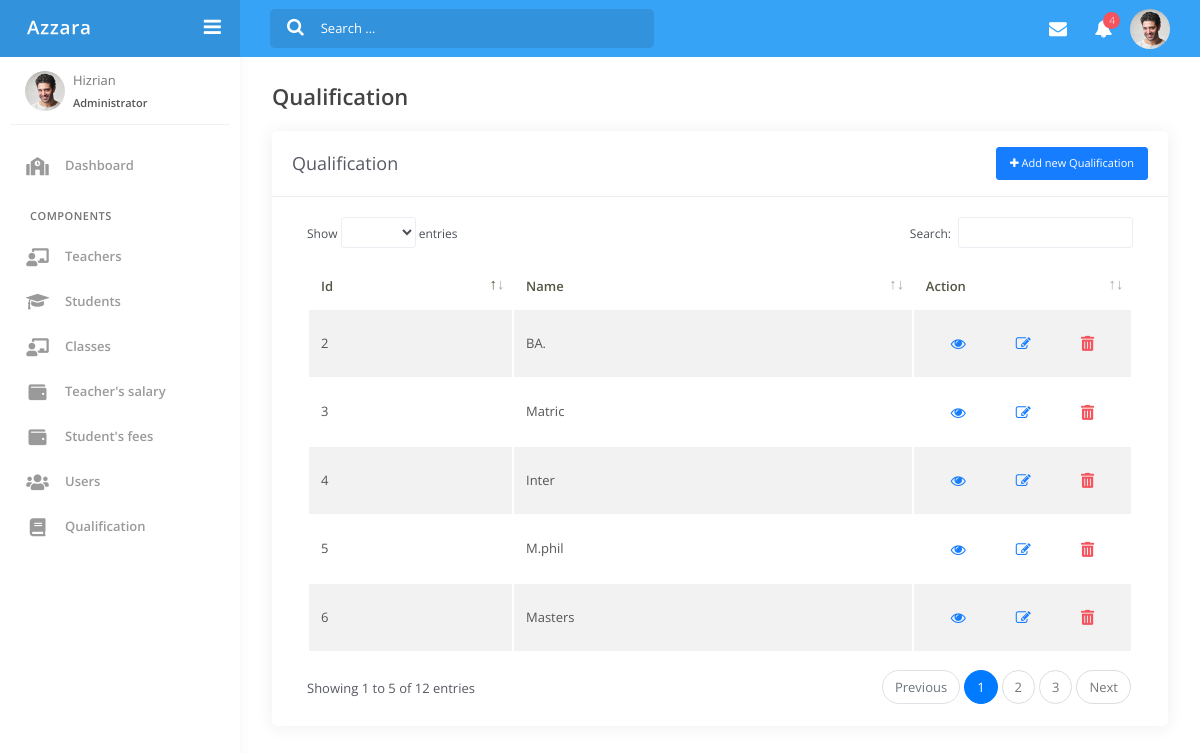
Page /qualifications.php on the committed database.
### tables this page shows
CREATE TABLE `qualification` (
  `id` int(11) NOT NULL,
  `name` varchar(55) NOT NULL
);

### dbwork.php (called while the page is built, shortened)
<?php
  class Mydb{
    private $db_host = "localhost";
    private $db_user = "root";
    private $db_pass = "";
    private $db_name = "school_ms";
    public $conn = "";
    function __construct(){
      $this->conn = new mysqli($this->db_host, $this->db_user, $this->db_pass,$this->db_name) or die("Connection failed");
    }
    public function get_qualification(){
      $query = "SELECT * FROM `qualification`";
      $res    = $this->conn->query($query);
      $i= 0;
      $data = array();
      while($row = $res->fetch_assoc()){
        foreach ($row as $key => $value) {
          $data[$i][$key] = $value;
        }
        $i++;
      }
      return $data;
    }
  }
  $obj = new Mydb();
?>

### qualifications.php (the view, shortened to what this page needs)
<?php
	require "dbwork.php";
	 $data = $obj->get_qualification();
 ?>
<!DOCTYPE html>
<html lang="en">
<?php
	require ("head.php");
?>
<body>
	<div class="wrapper">
		<div class="main-header">
		<?php require("navbar.php"); ?>
		<?php require("sidebar.php"); ?>
			<div class="main-panel">
				<div class="content">
					<div class="page-inner">
						<div class="page-header">
							<h4 class="page-title">Qualification</h4>
						</div>
						<div class="row">
							<div class="col-md-12">
								<div class="card">
									<div class="card-header">
										<div class="d-flex align-items-center">
											<h4 class="card-title">Qualification</h4>
											<button type="button" class="btn btn-primary btn-sm ml-auto" data-toggle="modal" data-target="#exampleModal">
                                            <i class="fa fa-plus"></i>
											  Add new Qualification
											</button>
										</div>
									</div>
									<div class="card-body">
										<div class="table-responsive">
											<table id="add-row" class="table table-striped table-hover" >
												<thead>
													<tr>
														<th>Id</th>
														<th>Name</th>
														<th style="width: 20%">Action</th>
													</tr>
												</thead>
												<tbody>
													<?php foreach ($data as $key => $value) { ?>
													<tr>
														<td><?php echo $value['id']?></td>
														<td><?php echo ucfirst($value['name'])?></td>
														<td>
														<div class="form-button-action">
															<a href="" class="btn btn-link btn-primary btn-lg view_quali" data-id = "<?php echo $value['id']?>" data-toggle="modal" data-target="#exampleModalView">
																<i class="fa fa-eye" aria-hidden="true"></i>
												            </a>
															<a href="" class="btn btn-link btn-primary btn-lg edit_quali" data-id="<?php echo $value['id'] ?>" data-original-title="Edit" id="update_quali" data-toggle="modal" data-target="#exampleModalEdit">
																<i class="fa fa-edit"></i>
												            </a>
															<a href="process.php?id=<?php echo $value['id']?>&submit_btn=delete_qualification" type="button" class="btn btn-link btn-danger btn-lg" data-original-title="Remove">
															<i class="fas fa-trash-alt"></i>
												            </a>
														</div>
														</td>
													</tr>
												<?php }?>
												</tbody>
											</table>
										</div>
									</div>
								</div>
							</div>
						</div>
					</div>
				</div>
			</div>
</body>
</html>

### head.php (shortened to what this page needs)
<head>
	<link rel="stylesheet" href="assets/css/bootstrap.min.css">
	<link rel="stylesheet" href="assets/css/azzara.min.css">
	<link rel="stylesheet" href="https://cdnjs.cloudflare.com/ajax/libs/font-awesome/4.7.0/css/font-awesome.min.css">
</head>

### navbar.php (shortened to what this page needs)
<div class="main-header" data-background-color="light-blue">
			<div class="logo-header">
				<a href="dashboard.php" class="logo">
					<img src="assets/img/logoazzara.svg" alt="navbar brand" class="navbar-brand">
				</a>
				<div class="navbar-minimize">
					<button class="btn btn-minimize btn-rounded">
						<i class="fa fa-bars"></i>
					</button>
				</div>
			</div>
		<nav class="navbar navbar-header navbar-expand-lg">
				<div class="container-fluid">
					<div class="collapse" id="search-nav">
						<div class="navbar-left navbar-form nav-search mr-md-3">
							<div class="input-group">
								<div class="input-group-prepend">
									<button type="submit" class="btn btn-search pr-1">
										<i class="fa fa-search search-icon"></i>
									</button>
								</div>
								<input type="text" placeholder="Search ..." class="form-control">
							</div>
						</div>
					</div>
					<ul class="navbar-nav topbar-nav ml-md-auto align-items-center">
						<li class="nav-item dropdown hidden-caret">
							<a class="nav-link dropdown-toggle" href="#" id="messageDropdown" role="button" data-toggle="dropdown" aria-haspopup="true" aria-expanded="false">
								<i class="fa fa-envelope"></i>
							</a>
						</li>
						<li class="nav-item dropdown hidden-caret">
							<a class="nav-link dropdown-toggle" href="#" id="notifDropdown" role="button" data-toggle="dropdown" aria-haspopup="true" aria-expanded="false">
								<i class="fa fa-bell"></i>
								<span class="notification">4</span>
							</a>
						</li>
						<li class="nav-item dropdown hidden-caret">
							<a class="dropdown-toggle profile-pic" data-toggle="dropdown" href="#" aria-expanded="false">
								<div class="avatar-sm">
									<img src="assets/img/profile.jpg" alt="..." class="avatar-img rounded-circle">
								</div>
							</a>
						</li>
					</ul>
				</div>
			</nav>
				</div>

### sidebar.php (shortened to what this page needs)
<div class="sidebar">
		<div class="sidebar-wrapper scrollbar-inner">
			<div class="sidebar-content">
				<div class="user">
					<div class="avatar-sm float-left mr-2">
						<img src="assets/img/profile.jpg" alt="..." class="avatar-img rounded-circle">
					</div>
					<div class="info">
						<a data-toggle="collapse" href="#collapseExample" aria-expanded="true">
							<span>
								Hizrian
								<span class="user-level">Administrator</span>
							</span>
						</a>
					</div>
				</div>
				<ul class="nav">
					<li class="nav-item">
						<a href="dashboard.php">
							<i class="fas fa-school"></i>
							<p>Dashboard</p>
						</a>
					</li>
					<li class="nav-section">
						<h4 class="text-section">Components</h4>
					</li>
					<li class="nav-item">
						<a href="teacher_list.php">
							<i class="fas fa-chalkboard-teacher"></i>
							<p>Teachers</p>
						</a>
					</li>
					<li class="nav-item">
						<a href="students_list.php">
							<i class="fa fa-graduation-cap" aria-hidden="true"></i>
							<p>Students</p>
						</a>
					</li>
					<li class="nav-item">
						<a href="classes.php">
							<i class="fas fa-chalkboard-teacher"></i>
							<p>Classes</p>
						</a>
					</li>
					<li class="nav-item">
						<a href="teachers_salary.php">
							<i class="fas fa-wallet"></i>
							<p>Teacher's salary</p>
						</a>
					</li>
					<li class="nav-item">
						<a href="students_fees.php">
							<i class="fas fa-wallet"></i>
							<p>Student's fees</p>
						</a>
					</li>
					<li class="nav-item">
						<a href="users.php">
							<i class="fas fa-users"></i>
							<p>Users</p>
						</a>
					</li>
					<li class="nav-item">
						<a href="qualifications.php">
							<i class="fas fa-book"></i>
							<p>Qualification</p>
						</a>
					</li>
				</ul>
			</div>
		</div>
	</div>

### head.php (style rules this page uses)
body { overflow-y: scroll; }

### qualifications.php (style rules this page uses)
.main-panel { overflow-y: scroll; }

### rows in the picture
qualification: id "2", name "BA."
qualification: id "3", name "Matric"
qualification: id "4", name "Inter"
qualification: id "5", name "M.phil"
qualification: id "6", name "Masters"
